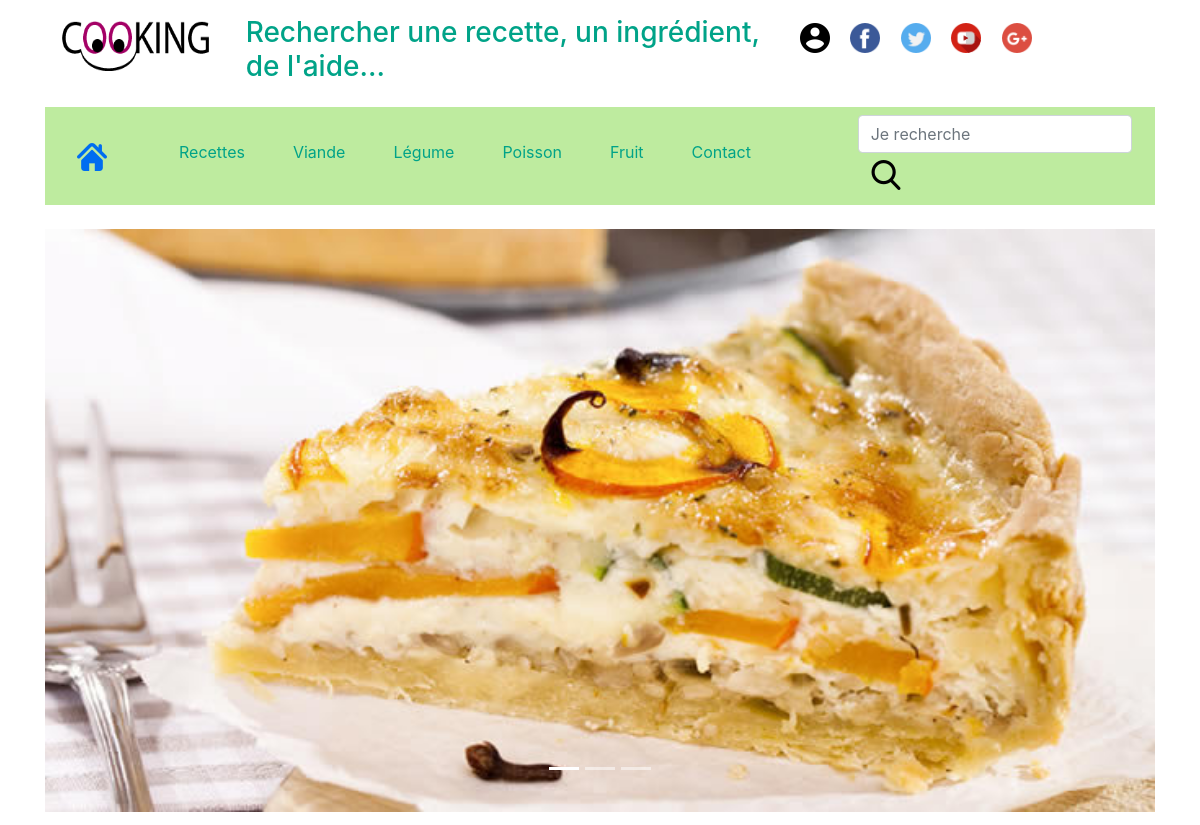
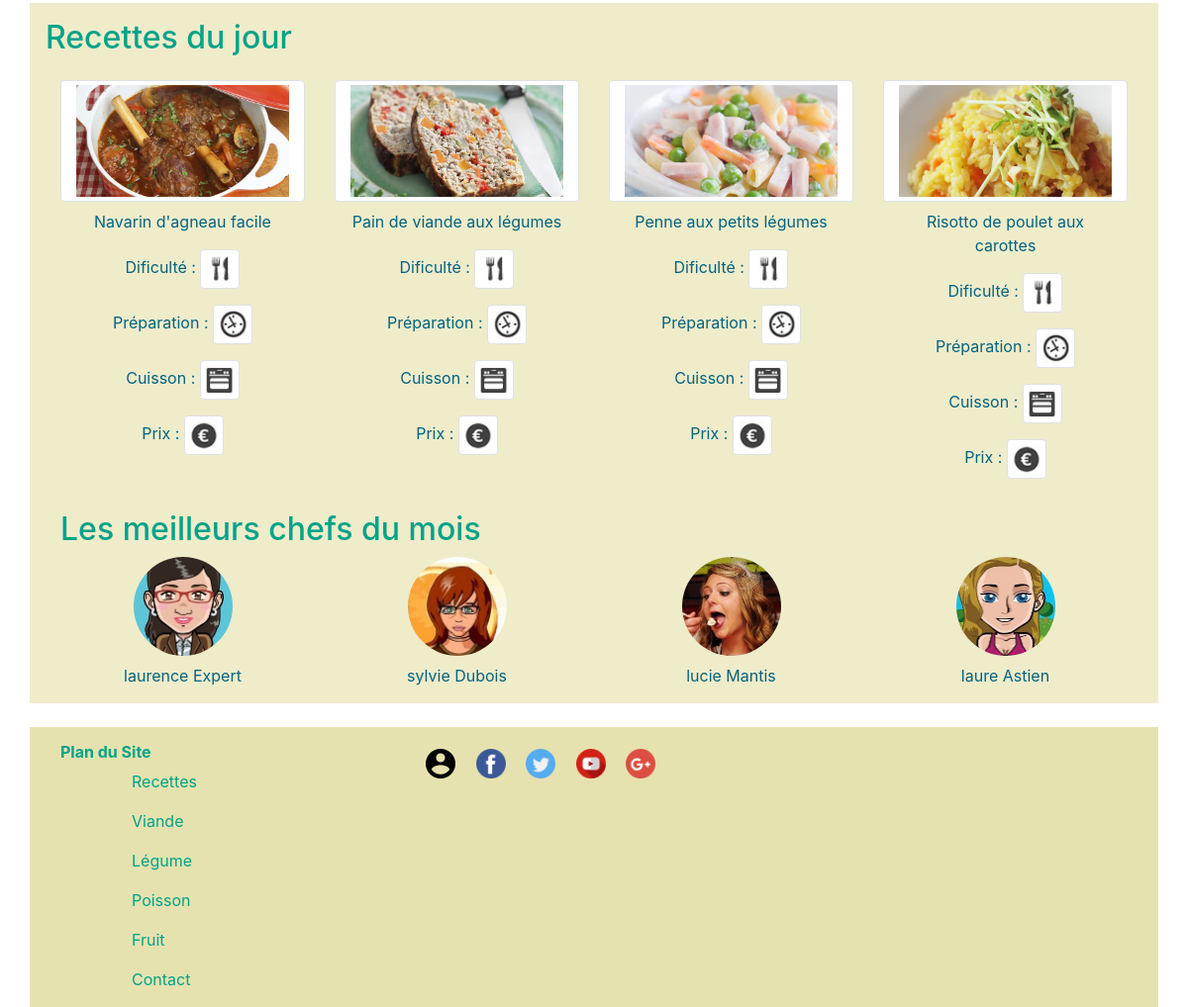
The page / on the database its author committed (2 pictures, top to bottom).
### tables this page shows
CREATE TABLE IF NOT EXISTS `recettes` (
  `idRecette` int(11) NOT NULL AUTO_INCREMENT,
  `titre` varchar(250) DEFAULT NULL,
  `chapo` text,
  `img` varchar(50) DEFAULT NULL,
  `preparation` text,
  `ingredient` text,
  `membre` int(11) DEFAULT NULL,
  `couleur` varchar(30) DEFAULT NULL,
  `dateCrea` timestamp NOT NULL DEFAULT CURRENT_TIMESTAMP ON UPDATE CURRENT_TIMESTAMP,
  `categorie` int(11) DEFAULT NULL,
  `tempsCuisson` varchar(50) DEFAULT NULL,
  `tempsPreparation` varchar(50) DEFAULT NULL,
  `difficulte` varchar(50) DEFAULT NULL,
  `prix` varchar(50) DEFAULT NULL,
  PRIMARY KEY (`idRecette`)
);

CREATE TABLE IF NOT EXISTS `membres` (
  `idMembre` int(11) NOT NULL AUTO_INCREMENT,
  `gravatar` varchar(100) DEFAULT NULL,
  `login` varchar(32) DEFAULT NULL,
  `password` varchar(40) DEFAULT NULL,
  `statut` varchar(20) DEFAULT NULL,
  `prenom` varchar(50) DEFAULT NULL,
  `nom` varchar(50) DEFAULT NULL,
  `dateCrea` timestamp NOT NULL DEFAULT CURRENT_TIMESTAMP ON UPDATE CURRENT_TIMESTAMP,
  PRIMARY KEY (`idMembre`)
);

### index.php (the view, shortened to what this page needs)
<?php
include 'header.php';
?>
<br>
<div class="container">
    <div id="carouselExampleIndicators" class="carousel slide" data-ride="carousel">
    <ol class="carousel-indicators">
        <li data-target="#carouselExampleIndicators" data-slide-to="0" class="active"></li>
        <li data-target="#carouselExampleIndicators" data-slide-to="1"></li>
        <li data-target="#carouselExampleIndicators" data-slide-to="2"></li>
    </ol>
    <div id="carousel-header" class="carousel-inner">
        <div class="carousel-item active">
        <img class="d-block w-100 h-60" src="photos/recettes/quiche-legume-printemps.jpg" alt="Première photo carousel">
        </div>
    </div>
    </div>
    <div class="row"></div>
    <div class="row" style='background-color : #EFECCA;'>
        <h2>Recettes du jour</h2>
    </div>
    <?php
        include 'function.php';
    ?>
<div style='background-color : #EFECCA;' class="row">
        <div class="col-lg-3 col-sm-6 text-center">
                <?php
                $result = $pdo->query("SELECT * FROM recettes WHERE idRecette='7'");
                $recette = $result->fetch(PDO::FETCH_ASSOC);
                $image = "photos/recettes/".$recette['img'];
                echo "<a href='recette-detail.php?idRecette=7'>";
                echo "<img class='rounded img-thumbnail col-12' alt='image recette' src=".$image.">";
                ?>
                <?php echo '<p>'.$recette['titre'].'</p>';
                echo '</a>';
                ?>
                <?php
                echo "<div class='col-12'>".difficulteRecette();?>
                <?php echo tempsPreparation();?>
                <?php echo tempsCuisson();
                echo prix()."</div>";?>
        </div>
        <div class="col-lg-3 col-sm-6 text-center">
                <?php
                $result = $pdo->query("SELECT * FROM recettes WHERE idRecette='5'");
                $recette = $result->fetch(PDO::FETCH_ASSOC);
                $image = "photos/recettes/".$recette['img'];
                echo "<a href='recette-detail.php?idRecette=5'>";
                echo "<img class='rounded img-thumbnail col-12' alt='image recette' src=".$image.">";
                ?>
                <?php echo '<p>'.$recette['titre'].'</p>';
                echo '</a>';
                ?>
                <?php
                echo "<div class='col-12'>".difficulteRecette();?>
                <?php echo tempsPreparation();?>
                <?php echo tempsCuisson();
                echo prix()."</div>";?>
        </div>
        <div class="col-lg-3 col-sm-6 text-center">
                <?php
                $result = $pdo->query("SELECT * FROM recettes WHERE idRecette='3'");
                $recette = $result->fetch(PDO::FETCH_ASSOC);
                $image = "photos/recettes/".$recette['img'];
                echo "<a href='recette-detail.php?idRecette=3'>";
                echo "<img class='rounded img-thumbnail col-12' alt='image recette' src=".$image.">";
                ?>
                <?php echo '<p>'.$recette['titre'].'</p>';
                echo '</a>';
                ?>
                <?php
                echo "<div class='col-12'>".difficulteRecette();?>
                <?php echo tempsPreparation();?>
                <?php echo tempsCuisson();
                echo prix()."</div>";?>
        </div>
        <div class="col-lg-3 col-sm-6 text-center">
                <?php
                $result = $pdo->query("SELECT * FROM recettes WHERE idRecette='4'");
                $recette = $result->fetch(PDO::FETCH_ASSOC);
                $image = "photos/recettes/".$recette['img'];
                echo "<a href='recette-detail.php?idRecette=4'>";
                echo "<img class='rounded img-thumbnail col-12' alt='image recette' src=".$image.">";
                ?>
                <?php echo '<p>'.$recette['titre'].'</p>';
                echo '</a>';
                ?>
                <?php
                echo "<div class='col-12'>".difficulteRecette();?>
                <?php echo tempsPreparation();?>
                <?php echo tempsCuisson();
                echo prix()."</div>";?>
        </div>
    </div>
</div>
<div class="container">
    <div style='background-color : #EFECCA;' class="row">
    <h2 class='col-12'>Les meilleurs chefs du mois</h2>
        <div class="col-lg-3 col-sm-6 text-center">
                <?php
                $result = $pdo->query("SELECT * FROM membres WHERE idMembre='4'");
                $membres = $result->fetch(PDO::FETCH_ASSOC);
                $gravatar = "photos/gravatars/".$membres['gravatar']."'";
                echo "<a href='membre-detail.php?idMembre=4'>";
                echo "<img class='rounded-circle' style='width : 100px; height : 100px;' alt='image membre' src='".$gravatar.">";
                echo '<p>'.$membres['prenom'].' '.$membres['nom'].'</p>';
                echo '</a>';
                ?>
        </div>
        <div class="col-lg-3 col-sm-6 text-center">
                <?php
                $result = $pdo->query("SELECT * FROM membres WHERE idMembre='2'");
                $membres = $result->fetch(PDO::FETCH_ASSOC);
                $gravatar = "photos/gravatars/".$membres['gravatar']."'";
                echo "<a href='membre-detail.php?idMembre=2'>";
                echo "<img class='rounded-circle' style='width : 100px; height : 100px;' alt='image membre' src='".$gravatar.">";
                echo '<p>'.$membres['prenom'].' '.$membres['nom'].'</p>';
                echo '</a>';
                ?>
        </div>
        <div class="col-lg-3 col-sm-6 text-center">
                <?php
                $result = $pdo->query("SELECT * FROM membres WHERE idMembre='3'");
                $membres = $result->fetch(PDO::FETCH_ASSOC);
                $gravatar = "photos/gravatars/".$membres['gravatar']."'";
                echo "<a href='membre-detail.php?idMembre=3'>";
                echo "<img class='rounded-circle' style='width : 100px; height : 100px;' alt='image membre' src='".$gravatar.">";
                echo '<p>'.$membres['prenom'].' '.$membres['nom'].'</p>';
                echo '</a>';
                ?>
        </div>
        <div class="col-lg-3 col-sm-6 text-center">
                <?php
                $result = $pdo->query("SELECT * FROM membres WHERE idMembre='6'");
                $membres = $result->fetch(PDO::FETCH_ASSOC);
                $gravatar = "photos/gravatars/".$membres['gravatar']."'";
                echo "<a href='membre-detail.php?idMembre=6'>";
                echo "<img class='rounded-circle' style='width : 100px; height : 100px;' alt='image membre' src='".$gravatar.">";
                echo '<p>'.$membres['prenom'].' '.$membres['nom'].'</p>';
                echo '</a>';
                ?>
        </div>
    </div>
    </div>
<?php
include 'footer.php';
?>

### style.css (style rules this page uses)
.row, .rowrecette { padding-top: 1em; padding-left: 1em; padding-right: 1em; }
#carousel-header { height: 65%; }
a { color: #00A388; text-decoration: none; }
h6, h2, h1, h3, ul { color: #00A388; }
p, li { margin : 0.5em 1em 1em 1em; text-decoration: none; color: #046380; }

### rows shown on the page
recettes: img (picture), titre "Navarin d'agneau facile"
recettes: img (picture), titre "Pain de viande aux légumes"
recettes: img (picture), titre "Penne aux petits légumes"
recettes: img (picture), titre "Risotto de poulet aux carottes"
membres: gravatar (picture), prenom "laurence", nom "Expert"
membres: gravatar (picture), prenom "sylvie", nom "Dubois"
membres: gravatar (picture), prenom "lucie", nom "Mantis"
membres: gravatar (picture), prenom "laure", nom "Astien"
